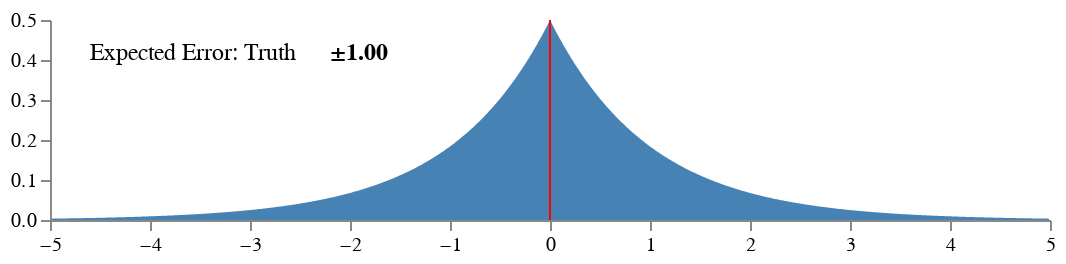

Specify this chart in Vega-Lite:
### Vega specification from a JSON file in a GitHub repository (floating-point values rounded to 4 significant figures)
{"$schema": "https://vega.github.io/schema/vega/v5.json", "description": "Visualization of differential privacy using Laplacian noise distribution", "width": 500, "height": 100, "padding": 5, "signals": [{"name": "epsilon", "value": 1, "bind": {"input": "range", "min": 0.01, "max": 10, "step": 0.01, "name": "Epsilon (ε)"}}, {"name": "minDomain", "update": "0 - (5 / epsilon)"}, {"name": "maxDomain", "update": "0 + (5 / epsilon)"}, {"name": "maxY", "update": "epsilon / 2.0"}, {"name": "expectedError", "update": "1 / epsilon"}], "data": [{"name": "distribution", "transform": [{"type": "sequence", "start": {"signal": "minDomain"}, "stop": {"signal": "maxDomain"}, "step": 0.01, "as": "value"}, {"type": "formula", "expr": "exp(-abs(datum.value) * epsilon) / (2.0 / epsilon)", "as": "density"}]}], "scales": [{"name": "xscale", "type": "linear", "range": "width", "domain": [{"signal": "minDomain"}, {"signal": "maxDomain"}], "nice": false}, {"name": "yscale", "type": "linear", "range": "height", "domain": [0, {"signal": "maxY"}], "nice": false}], "axes": [{"orient": "bottom", "scale": "xscale", "zindex": 1}, {"orient": "left", "scale": "yscale", "zindex": 1, "tickCount": 5}], "marks": [{"type": "area", "from": {"data": "distribution"}, "encode": {"update": {"x": {"scale": "xscale", "field": "value"}, "y": {"scale": "yscale", "field": "density"}, "y2": {"scale": "yscale", "value": 0}, "fill": {"value": "steelblue"}}}}, {"type": "rule", "encode": {"update": {"x": {"scale": "xscale", "value": 0}, "y": {"value": 0}, "y2": {"field": {"group": "height"}}, "stroke": {"value": "red"}}}}, {"type": "text", "encode": {"enter": {"x": {"value": 20}, "y": {"value": 20}, "text": {"value": "Expected Error: Truth"}, "fontSize": {"value": 12}, "fill": {"value": "black"}}}}, {"type": "text", "encode": {"enter": {"x": {"signal": "140"}, "y": {"value": 20}, "fontSize": {"value": 12}, "fontWeight": {"value": "bold"}, "fill": {"value": "black"}}, "update": {"text": {"signal": "'±' + format(1/epsilon, '.2f')"}}}}]}
